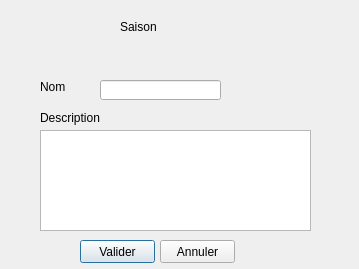
<?xml version="1.0" encoding="UTF-8"?>
<ui version="4.0">
 <class>ModifierSaison</class>
 <widget class="QDialog" name="ModifierSaison">
  <property name="geometry">
   <rect>
    <x>0</x>
    <y>0</y>
    <width>359</width>
    <height>269</height>
   </rect>
  </property>
  <property name="windowTitle">
   <string>Dialog</string>
  </property>
  <widget class="QLabel" name="label">
   <property name="geometry">
    <rect>
     <x>40</x>
     <y>80</y>
     <width>46</width>
     <height>13</height>
    </rect>
   </property>
   <property name="text">
    <string>Nom</string>
   </property>
  </widget>
  <widget class="QLabel" name="label_2">
   <property name="geometry">
    <rect>
     <x>40</x>
     <y>110</y>
     <width>71</width>
     <height>16</height>
    </rect>
   </property>
   <property name="text">
    <string>Description</string>
   </property>
  </widget>
  <widget class="QLabel" name="label_3">
   <property name="geometry">
    <rect>
     <x>120</x>
     <y>20</y>
     <width>46</width>
     <height>13</height>
    </rect>
   </property>
   <property name="text">
    <string>Saison</string>
   </property>
  </widget>
  <widget class="QLineEdit" name="Nom">
   <property name="geometry">
    <rect>
     <x>100</x>
     <y>80</y>
     <width>121</width>
     <height>20</height>
    </rect>
   </property>
  </widget>
  <widget class="QTextEdit" name="Description">
   <property name="geometry">
    <rect>
     <x>40</x>
     <y>130</y>
     <width>271</width>
     <height>101</height>
    </rect>
   </property>
  </widget>
  <widget class="QPushButton" name="Valider">
   <property name="geometry">
    <rect>
     <x>80</x>
     <y>240</y>
     <width>75</width>
     <height>23</height>
    </rect>
   </property>
   <property name="text">
    <string>Valider</string>
   </property>
  </widget>
  <widget class="QPushButton" name="Annuler">
   <property name="geometry">
    <rect>
     <x>160</x>
     <y>240</y>
     <width>75</width>
     <height>23</height>
    </rect>
   </property>
   <property name="text">
    <string>Annuler</string>
   </property>
  </widget>
 </widget>
 <resources/>
 <connections/>
</ui>
